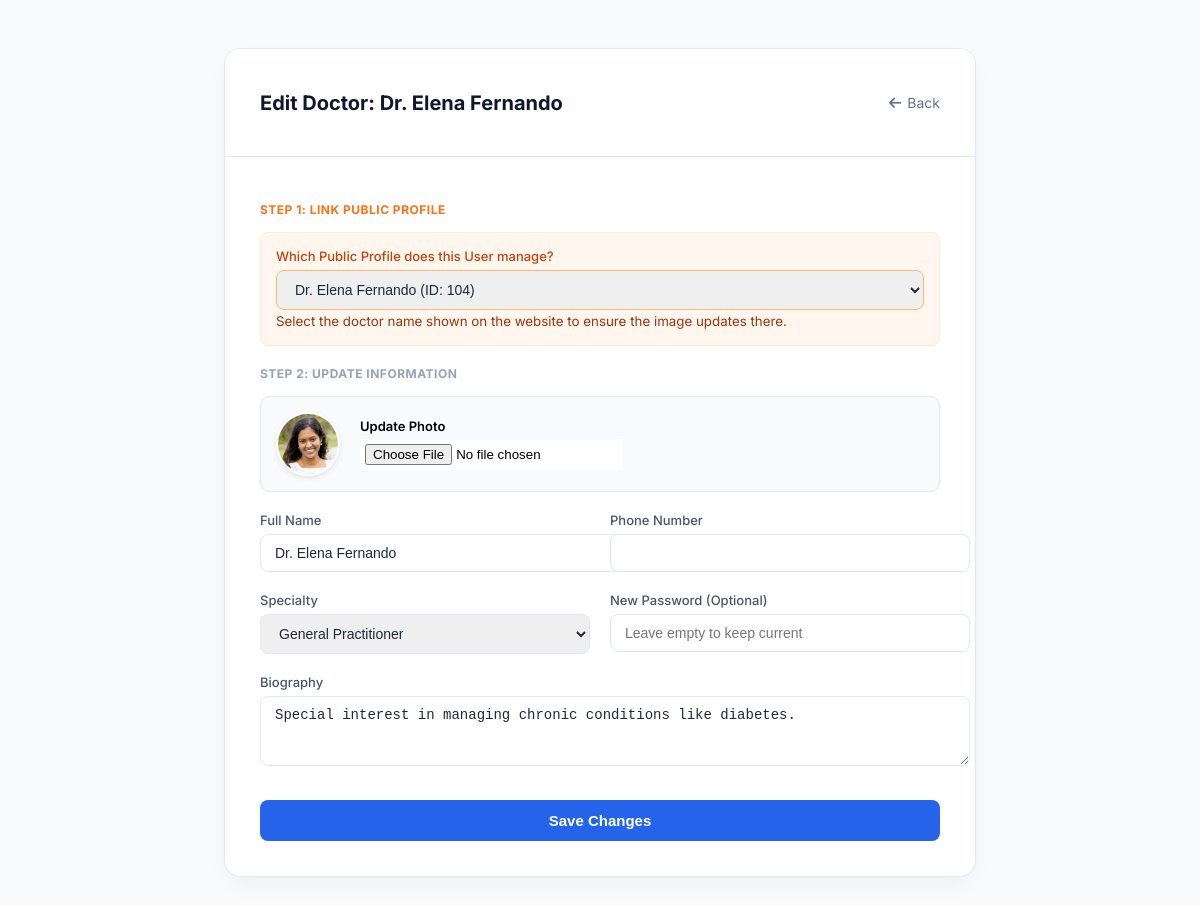
Screenshot of /edit_doctor.php?id=19 (signed in) with the database file from the repository.
### tables this page shows
CREATE TABLE `users` (
  `id` int(11) UNSIGNED NOT NULL,
  `title` varchar(10) DEFAULT NULL,
  `full_name` varchar(100) NOT NULL,
  `email` varchar(100) NOT NULL,
  `phone` varchar(20) DEFAULT NULL,
  `address` text DEFAULT NULL,
  `emergency_contact` varchar(20) DEFAULT NULL,
  `dob` date DEFAULT NULL,
  `gender` varchar(20) DEFAULT NULL,
  `nic` varchar(20) DEFAULT NULL,
  `password` varchar(255) NOT NULL,
  `created_at` timestamp NOT NULL DEFAULT current_timestamp(),
  `role` enum('patient','doctor','admin') DEFAULT 'patient',
  `specialty` varchar(100) DEFAULT 'General Practitioner',
  `bio` text DEFAULT NULL,
  `profile_image` varchar(255) DEFAULT 'images/placeholder_doctor.png',
  `rating` decimal(2,1) DEFAULT 4.5,
  `profile_pic` varchar(255) DEFAULT NULL
);

### edit_doctor.php (the view, shortened to what this page needs)
<?php
include 'db_connect.php';
$id = $_GET['id'];
$user_query = mysqli_query($conn, "SELECT * FROM users WHERE id='$id'");
$user_row = mysqli_fetch_assoc($user_query);
$doc_list_query = mysqli_query($conn, "SELECT id, name FROM doctors");
$all_doctors = [];
while ($d = mysqli_fetch_assoc($doc_list_query)) {
    $all_doctors[] = $d;
}
?>
<!DOCTYPE html>
<html lang="en">
<head>
</head>
<body>
    <div class="form-card">
        <div class="card-header">
            <h2>Edit Doctor: <?php echo htmlspecialchars($user_row['full_name']); ?></h2>
            <a href="manage_doctors.php" class="btn-back"><i class="fas fa-arrow-left"></i> Back</a>
        </div>
        <div class="card-body">
            <form method="POST" enctype="multipart/form-data">
                <div class="form-section-title" style="color:#f97316;">Step 1: Link Public Profile</div>
                <div class="link-box">
                    <div class="input-group">
                        <label style="color:#c2410c;">Which Public Profile does this User manage?</label>
                        <select name="linked_doctor_id" required style="border-color:#fdba74;">
                            <?php foreach ($all_doctors as $doc): ?>
                                <?php
                                $selected = ($doc['name'] === $user_row['full_name']) ? 'selected' : '';
                                ?>
                                <option value="<?php echo $doc['id']; ?>" <?php echo $selected; ?>>
                                    <?php echo htmlspecialchars($doc['name']); ?> (ID: <?php echo $doc['id']; ?>)
                                </option>
                            <?php endforeach; ?>
                        </select>
                        <small style="color:#9a3412;">Select the doctor name shown on the website to ensure the image updates there.</small>
                    </div>
                </div>
                <div class="form-section-title">Step 2: Update Information</div>
                <div class="photo-preview-container full-width">
                    <?php
                    $img = !empty($user_row['profile_image']) ? $user_row['profile_image'] : 'images/placeholder_doctor.png';
                    $img .= '?t=' . time();
                    ?>
                    <img src="<?php echo htmlspecialchars($img); ?>" class="current-img">
                    <div style="flex:1">
                        <label style="font-size:13px; font-weight:600; margin-bottom:5px; display:block;">Update Photo</label>
                        <input type="file" name="profile_image" style="background:white; padding:5px;">
                    </div>
                </div>
                <div class="form-grid">
                    <div class="input-group">
                        <label>Full Name</label>
                        <input type="text" name="full_name" value="<?php echo htmlspecialchars($user_row['full_name']); ?>" required>
                    </div>
                    <div class="input-group">
                        <label>Phone Number</label>
                        <input type="text" name="phone" value="<?php echo htmlspecialchars($user_row['phone']); ?>">
                    </div>
                    <div class="input-group">
                        <label>Specialty</label>
                        <select name="specialty" required>
                            <?php
                            $options = ['Cardiology', 'Pediatrics', 'Orthopedics', 'Dermatology', 'General Practitioner', 'Neurology'];
                            foreach ($options as $opt) {
                                $sel = ($user_row['specialty'] == $opt) ? 'selected' : '';
                                echo "<option value='$opt' $sel>$opt</option>";
                            }
                            ?>
                        </select>
                    </div>
                    <div class="input-group">
                        <label>New Password (Optional)</label>
                        <input type="password" name="new_password" placeholder="Leave empty to keep current">
                    </div>
                    <div class="input-group full-width">
                        <label>Biography</label>
                        <textarea name="bio" rows="3"><?php echo htmlspecialchars($user_row['bio']); ?></textarea>
                    </div>
                </div>
                <button type="submit" class="btn-submit">Save Changes</button>
            </form>
        </div>
    </div>
</body>
</html>

### rows the page displays
users: full_name "Dr. Elena Fernando", profile_image (picture), bio "Special interest in managing chronic conditions like diabetes."

### other values shown
form field linked_doctor_id "Dr. Elena Fernando (ID: 104)"
form field specialty "General Practitioner"
